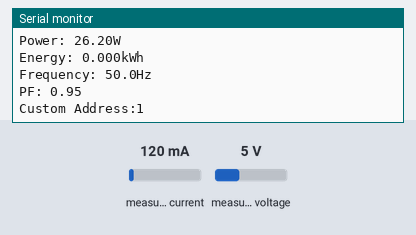
The sketch below on a simulated ESP32-S3. On the bench: the last lines printed to the serial monitor. The inputs (shaded band) are chosen by the test bench; at power-on: measured current 120 mA, measured voltage 5 V.

Above: at 3.1 s.
3.2 s: measured current set to 40 mA
At 3.42 s:
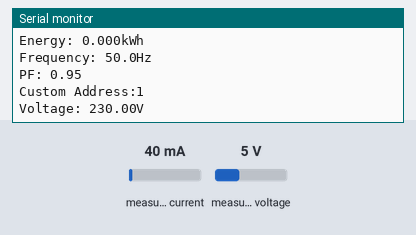
4.7 s: measured voltage set to 0.3 V
At 5.08 s:
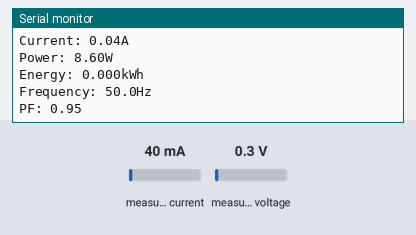
6.2 s: measured current set to 500 mA
At 6.46 s:
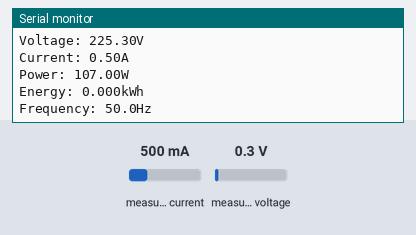
Timing chart, 0 to 9.2 s (numbered marks = the images above; inputs shaded):
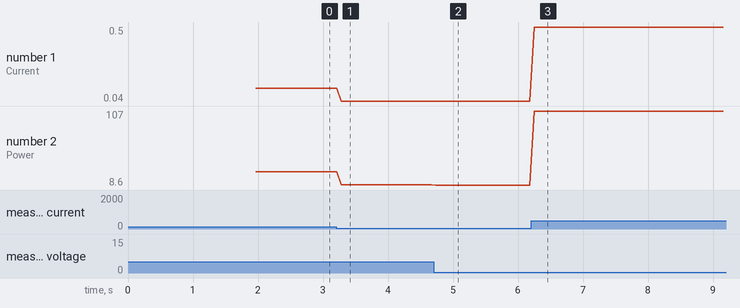

The sketch:

pzem004_ESP32.ino
```cpp
#include <PZEM004Tv30.h>

#define BLYNK_TEMPLATE_ID "TMPL6A21bnH9I"
#define BLYNK_TEMPLATE_NAME "Power Monitoring PZEM004T"

#define BLYNK_FIRMWARE_VERSION        "0.1.0"

#define BLYNK_PRINT Serial
//#define BLYNK_DEBUG

#define APP_DEBUG

// Uncomment your board, or configure a custom board in Settings.h
#define USE_ESP32_DEV_MODULE
//#define USE_ESP32C3_DEV_MODULE
//#define USE_ESP32S2_DEV_KIT
//#define USE_WROVER_BOARD
//#define USE_TTGO_T7
//#define USE_TTGO_T_OI

#include "BlynkEdgent.h"

#if !defined(PZEM_RX_PIN) && !defined(PZEM_TX_PIN)
#define PZEM_RX_PIN 16
#define PZEM_TX_PIN 17
#endif

#if !defined(PZEM_SERIAL)
#define PZEM_SERIAL Serial2
#endif


#if defined(ESP32)
PZEM004Tv30 pzem(PZEM_SERIAL, PZEM_RX_PIN, PZEM_TX_PIN);
#elif defined(ESP8266)
//PZEM004Tv30 pzem(Serial1);
#else
PZEM004Tv30 pzem(PZEM_SERIAL);
#endif

float voltage, current, power, energy, frequency, pf;


void setup() {
  Serial.begin(115200);
  delay(100);
  // pzem.resetEnergy()
  BlynkEdgent.begin();
}

void loop() {
  // Print the custom address of the PZEM
  Serial.print("Custom Address:");
  Serial.println(pzem.readAddress(), HEX);

  // Read the data from the sensor
  voltage = pzem.voltage();
  current = pzem.current();
  power = pzem.power();
  energy = pzem.energy();
  frequency = pzem.frequency();
  pf = pzem.pf();

  // Check if the data is valid
  if (isnan(voltage)) {
    Serial.println("Error reading voltage");
  } else if (isnan(current)) {
    Serial.println("Error reading current");
  } else if (isnan(power)) {
    Serial.println("Error reading power");
  } else if (isnan(energy)) {
    Serial.println("Error reading energy");
  } else if (isnan(frequency)) {
    Serial.println("Error reading frequency");
  } else if (isnan(pf)) {
    Serial.println("Error reading power factor");
  } else {

    // Print the values to the Serial console
    Serial.print("Voltage: ");      Serial.print(voltage);      Serial.println("V");
    Serial.print("Current: ");      Serial.print(current);      Serial.println("A");
    Serial.print("Power: ");        Serial.print(power);        Serial.println("W");
    Serial.print("Energy: ");       Serial.print(energy, 3);     Serial.println("kWh");
    Serial.print("Frequency: ");    Serial.print(frequency, 1); Serial.println("Hz");
    Serial.print("PF: ");           Serial.println(pf);
    Blynk.virtualWrite(V1, voltage);
    Blynk.virtualWrite(V2, current);
    Blynk.virtualWrite(V3, power);
    Blynk.virtualWrite(V4, energy);
    Blynk.virtualWrite(V5, frequency);
    Blynk.virtualWrite(V6, pf);
  }

  Serial.println();
  BlynkEdgent.run();
}
```

Measured:
- after the input at 3.2 s, the serial monitor: prints a new line after 0.08 s (image 1)
- after the input at 4.7 s, the serial monitor: prints a new line at once (image 2)
- after the input at 6.2 s, the serial monitor: prints a new line after 0.05 s (image 3)
- plotted number 1: 0.12 → 0.04 after the input at 3.2 s, 0.04 → 0.5 after the input at 6.2 s
- plotted number 2: 26.2 → 8.7 after the input at 3.2 s, 8.7 → 8.6 after the input at 4.7 s, 8.6 → 107 after the input at 6.2 s
